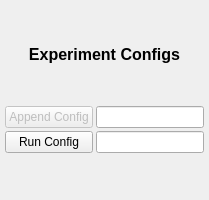
<?xml version="1.0" encoding="UTF-8"?>
<ui version="4.0">
 <class>Form</class>
 <widget class="QWidget" name="Form">
  <property name="enabled">
   <bool>true</bool>
  </property>
  <property name="geometry">
   <rect>
    <x>0</x>
    <y>0</y>
    <width>195</width>
    <height>200</height>
   </rect>
  </property>
  <property name="minimumSize">
   <size>
    <width>0</width>
    <height>200</height>
   </size>
  </property>
  <property name="windowTitle">
   <string>Form</string>
  </property>
  <layout class="QVBoxLayout" name="verticalLayout">
   <property name="spacing">
    <number>2</number>
   </property>
   <property name="leftMargin">
    <number>5</number>
   </property>
   <property name="topMargin">
    <number>5</number>
   </property>
   <property name="rightMargin">
    <number>5</number>
   </property>
   <property name="bottomMargin">
    <number>5</number>
   </property>
   <item>
    <widget class="QLabel" name="label">
     <property name="sizePolicy">
      <sizepolicy hsizetype="Preferred" vsizetype="Fixed">
       <horstretch>0</horstretch>
       <verstretch>0</verstretch>
      </sizepolicy>
     </property>
     <property name="font">
      <font>
       <pointsize>12</pointsize>
       <weight>75</weight>
       <bold>true</bold>
      </font>
     </property>
     <property name="text">
      <string>Experiment Configs</string>
     </property>
     <property name="alignment">
      <set>Qt::AlignCenter</set>
     </property>
    </widget>
   </item>
   <item>
    <layout class="QGridLayout" name="gridLayout">
     <property name="spacing">
      <number>3</number>
     </property>
     <item row="0" column="0">
      <widget class="QPushButton" name="append_config_button">
       <property name="enabled">
        <bool>false</bool>
       </property>
       <property name="sizePolicy">
        <sizepolicy hsizetype="Minimum" vsizetype="Fixed">
         <horstretch>0</horstretch>
         <verstretch>0</verstretch>
        </sizepolicy>
       </property>
       <property name="text">
        <string>Append Config</string>
       </property>
      </widget>
     </item>
     <item row="0" column="1">
      <widget class="QLineEdit" name="append_config_textbox">
       <property name="sizePolicy">
        <sizepolicy hsizetype="Expanding" vsizetype="Minimum">
         <horstretch>0</horstretch>
         <verstretch>0</verstretch>
        </sizepolicy>
       </property>
      </widget>
     </item>
     <item row="1" column="0">
      <widget class="QPushButton" name="run_config_button">
       <property name="sizePolicy">
        <sizepolicy hsizetype="Minimum" vsizetype="Minimum">
         <horstretch>0</horstretch>
         <verstretch>0</verstretch>
        </sizepolicy>
       </property>
       <property name="text">
        <string>Run Config</string>
       </property>
      </widget>
     </item>
     <item row="1" column="1">
      <widget class="QLineEdit" name="run_config_textbox">
       <property name="sizePolicy">
        <sizepolicy hsizetype="MinimumExpanding" vsizetype="Fixed">
         <horstretch>0</horstretch>
         <verstretch>0</verstretch>
        </sizepolicy>
       </property>
      </widget>
     </item>
    </layout>
   </item>
  </layout>
 </widget>
 <resources/>
 <connections/>
</ui>
